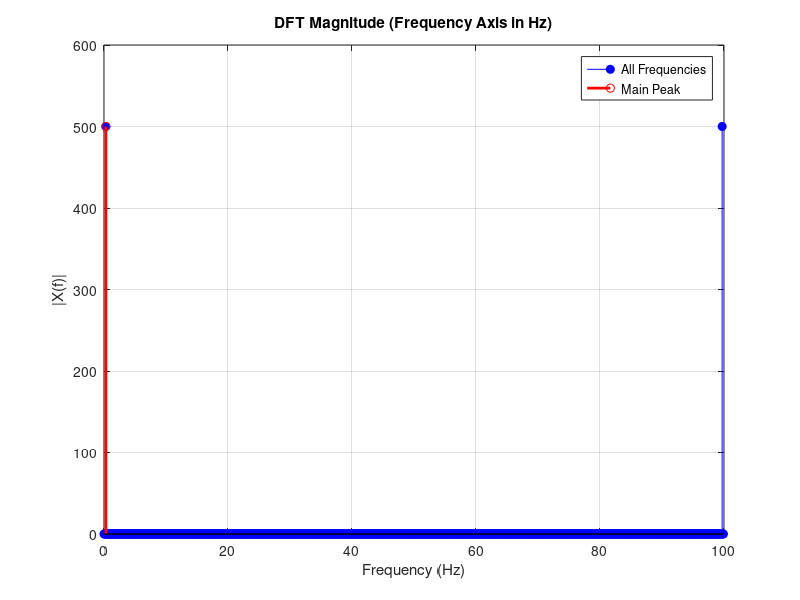

Source code (MATLAB):
% Task 1.2.5 - Frequency Axis in Hz: convert the frequency axis from bins to Hz. 
% This is very practical because you often want to know at what actual frequency (in Hertz) each DFT bin corresponds to.
% The relation between bin number k and frequency f in Hz is: f_k =
% k*f_s/N

% Parameters
N = 1000;            % Number of samples
fs = 100;             % Sampling frequency (Hz)
Ts = 1/fs;

% Cosine signal - 3 periods in 1000 samples
num_periods = 3;
f_cos = num_periods / (N*Ts);   % Cosine frequency (Hz)
phi = 2*pi*rand();               % Random phase

% Time domain signal
t = (0:N-1) * Ts;
x = cos(2*pi*f_cos*t + phi);

% Compute DFT
X = fft(x);

% Frequency axis in Hz
f = (0:N-1) * (fs/N);

% Plot DFT magnitude with frequency axis in Hz
figure;
stem(f, abs(X), 'b', 'filled');
xlabel('Frequency (Hz)');
ylabel('|X(f)|');
title('DFT Magnitude (Frequency Axis in Hz)');
grid on;

% Highlight the peak frequency
[~, peak_bin] = max(abs(X(1:N/2)));  % Find main peak in the positive frequencies
hold on;
stem(f(peak_bin), abs(X(peak_bin)), 'r', 'LineWidth', 2);

legend('All Frequencies', 'Main Peak');
disp(['Cosine frequency: ', num2str(f_cos), ' Hz']);
disp(['Detected peak frequency: ', num2str(f(peak_bin)), ' Hz']);

% in result: Frequency axis is now shown in Hz instead of bins. The peak should appear exactly at the designed frequency (around f_cos).The red mark shows where MATLAB found the actual peak, this confirms that the cosine fits perfectly and there’s no leakage.
